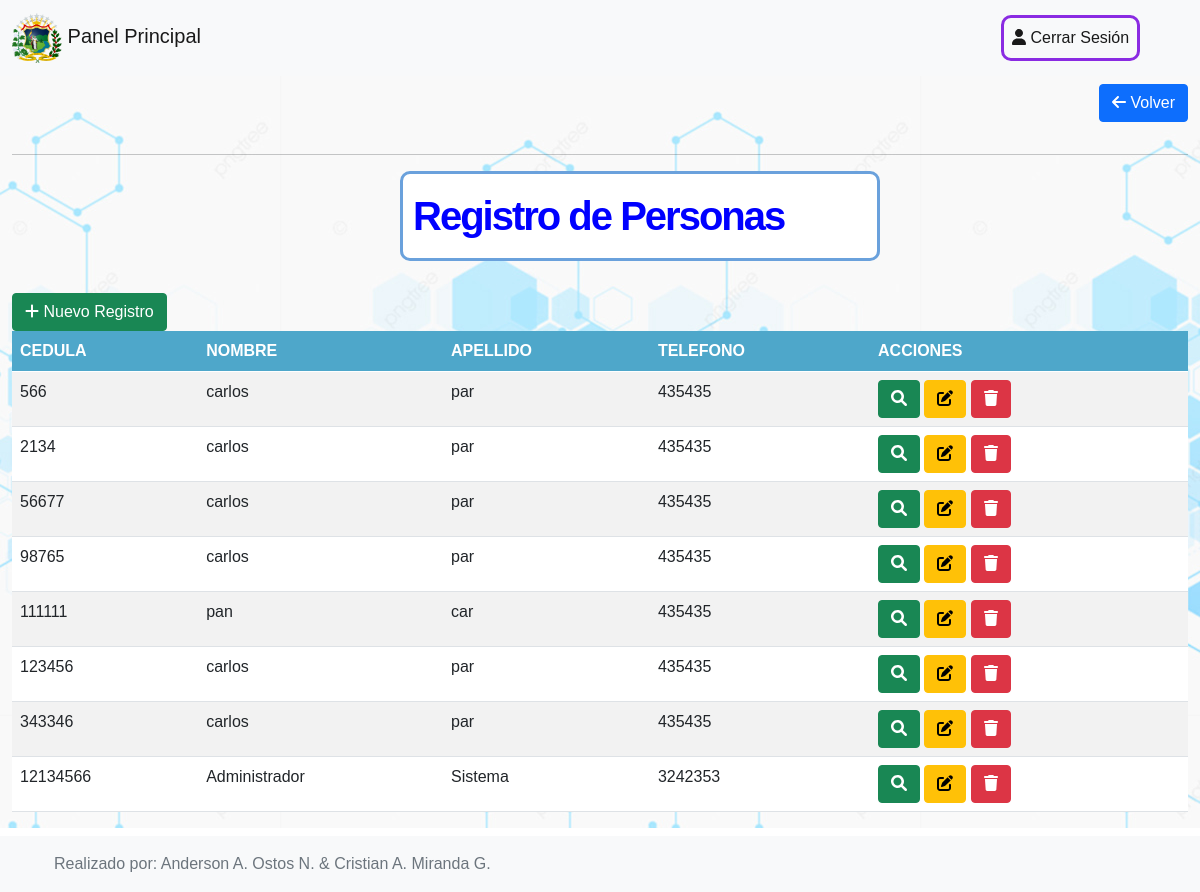
Screenshot of /registrar.php (signed in) with the database file from the repository.
### tables this page shows
CREATE TABLE `usuarios`  (
  `cedula` int(30) NOT NULL,
  `nombre` varchar(255) NULL DEFAULT NULL,
  `apellido` varchar(255) NULL DEFAULT NULL,
  `telefono` varchar(20) NULL DEFAULT NULL,
  `email` varchar(255) NULL DEFAULT NULL,
  `clave` varchar(255) NULL DEFAULT NULL,
  `admin` int(1) NULL DEFAULT NULL,
  PRIMARY KEY (`cedula`) USING BTREE
);

### personas.php (the view, shortened to what this page needs)
<?Php
include_once('conexion.php');
$consulta = "SELECT*FROM usuarios";
$resultado = mysqli_query($con, $consulta);
?>
<div style="background-image: url('assets/image/7.jpg'); background-position: top center;">
    <div class="col-md-12 text-end">
        <a href="index.php" class="btn btn-primary mt-2 mb-3"> <i class="fa fa-arrow-left"></i> Volver</a>
    </div>
    <hr>
    <div class="row mt-2 mb-4">
        <div class="col-lg-4"></div>
        <h1 class=" col-lg-4 titulos">
        Registro de Personas
        </h1>
    </div>
<div class="col-lg-8">
    <a href="registrar.php?accion=nuevo" class="btn btn-success" title="Nuevo"><i class="fa fa-plus"></i> Nuevo Registro</a>
</div>
<div class="col-lg-12" style="background-color: white;">
    <table class="table table-striped">
        <thead>
            <tr>
                <th>CEDULA</th>
                <th>NOMBRE</th>
                <th>APELLIDO</th>
                <th>TELEFONO</th>
                <th>ACCIONES</th>
            </tr>
        </thead>
        <?php
        while ($row = mysqli_fetch_array($resultado)) {
            $id = $row['cedula'];
            ?>
            <tr>
                <td><?= $row['cedula'] ?></td>
                <td><?= $row['nombre'] ?></td>
                <td><?= $row['apellido'] ?></td>
                <td><?= $row['telefono'] ?></td>
                <td>
                    <a href="registrar.php?accion=censo&id='<?= $id ?>'" class="btn btn-success" title="Ver"><i class="fa fa-search"></i></a>
                    <a href="registrar.php?accion=editar&id='<?= $id ?>'" class="btn btn-warning" title="Editar"><i class="fa fa-edit"></i></a>
                    <?Php
if ($_SESSION['admin'] == '1') {
    ?>
                        <a href="registrar.php?accion=borrar&id='<?= $id ?>'" class="btn btn-danger" title="Borrar"><i class="fa fa-trash"></i></a>
                        <?Php
                    }
                    ?>
                </td>
            </tr>
            <?Php
        }
        ?>
</table>
</div>
</div>

### registrar.php (shortened to what this page needs)
<!DOCTYPE html>
<html lang="es">
<head>
    <link href="https://cdn.jsdelivr.net/npm/bootstrap@5.0.2/dist/css/bootstrap.min.css" rel="stylesheet">
    <link rel="stylesheet" href="https://cdnjs.cloudflare.com/ajax/libs/font-awesome/6.0.0-beta2/css/all.min.css">
    <link rel="stylesheet" href="assets/css/estilos.css">
</head>
<body>
    <header>
        <?Php
        include_once('menu.php');
        ?>
    </header>
    <main class="container-fluid pb-5">
        <div class="row">
            <?Php
                if (!isset($_GET['accion'])){
                    include_once('personas.php');
                }else if ($_GET['accion']=='censo') {
                    include_once('censo.php');
                }else if ($_GET['accion']== 'editar') {
                    include_once('editar.php');
                }else if ($_GET['accion']== 'borrar') {
                    include_once('delete.php');
                }else if ($_GET['accion']=='nuevo') {
                    include_once('nuevo.php');
                }else if ($_GET['accion']=='nuevoCenso') {
                    include_once('nuevoCenso.php');
                }
            ?>
        </div>
    </main>
    <div class="container-fluid mt-3">
        <div class="row">
            <div class="col-lg-12">
                <?Php
                include_once('foot.php');
                ?>
            </div>
        </div>
    </div>
</body>
</html>

### menu.php (shortened to what this page needs)
<nav class="navbar navbar-expand-lg navbar-light bg-light">
  <div class="container-fluid">
    <a class="navbar-brand" href="panel.php"> <img src="assets/image/escudo-tachira.png" alt="Escudo Edo. Tachira" class="img-responsive escudo"> Panel Principal</a>
    <div class="collapse navbar-collapse offset-md-8" id="navbarNav">
      <ul class="navbar-nav">
        <li class="nav-item">
          <a class="nav-link active close-session" aria-current="page" href="logout.php"> <i class="fa fa-user"></i> Cerrar Sesión </a>
        </li>
      </ul>
    </div>
  </div>
</nav>

### foot.php
<footer class="footer mt-auto py-3 bg-light fixed-bottom">
  <div class="container">
    <span class="text-muted">Realizado por: Anderson A. Ostos N. & Cristian A. Miranda G.</span>
  </div>
</footer>

### assets/css/estilos.css (style rules this page uses)
body { margin: 0px; padding: 0px; font-family: Verdana, Geneva, Tahoma, sans-serif; }
h1 { color: #68e1fe; font-size: 2.5rem; line-height: 1.6; letter-spacing: -0.05em; font-weight: 600; font-style: normal; }
.escudo { width: 50px; height: 50px; }
thead { background-color: #4ea7ca; color: #ffffff; border-radius: 5px; }
.titulos { border: #6aa1dc solid; color: blue; border-radius: 10px; background-color: white; width: 40%; padding: 10px; }
.close-session { border: solid blueviolet; border-radius: 10px; }

### rows the page displays
usuarios: cedula "566", nombre "carlos", apellido "par", telefono "435435"
usuarios: cedula "2134", nombre "carlos", apellido "par", telefono "435435"
usuarios: cedula "56677", nombre "carlos", apellido "par", telefono "435435"
usuarios: cedula "98765", nombre "carlos", apellido "par", telefono "435435"
usuarios: cedula "111111", nombre "pan", apellido "car", telefono "435435"
usuarios: cedula "123456", nombre "carlos", apellido "par", telefono "435435"
usuarios: cedula "343346", nombre "carlos", apellido "par", telefono "435435"
usuarios: cedula "12134566", nombre "Administrador", apellido "Sistema", telefono "3242353"
